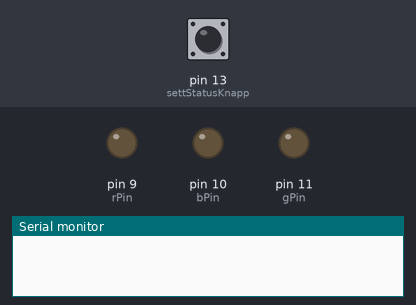
This sketch was run on a simulated Arduino Uno, built with avr-gcc and run on an emulated ATmega328P. Shown: output pins drawn as LEDs (lit = HIGH), the last lines printed to the serial monitor. Inputs (shaded band) come from the test bench; at power-on: pin 13 (settStatusKnapp) HIGH.

Above: at 1.2 s.
1.3 s: pin 13 (settStatusKnapp) pulled LOW for 0.15 s
At 2.5 s:
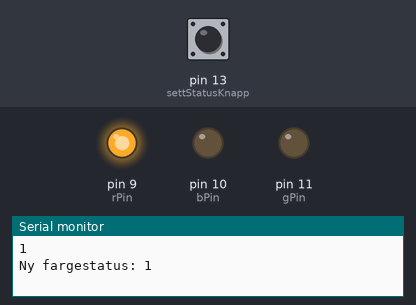
2.9 s: pin 13 (settStatusKnapp) pulled LOW for 1 s
At 3.7 s:
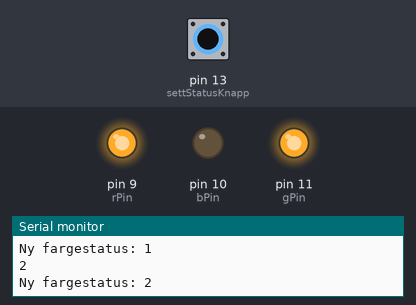
5.4 s: pin 13 (settStatusKnapp) pulled LOW for 0.15 s
At 6.6 s:
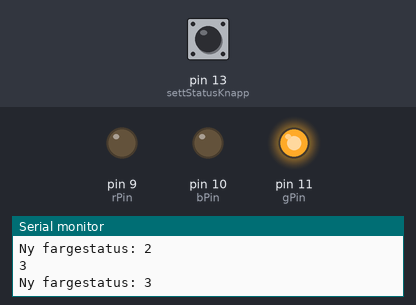
7.0 s: pin 13 (settStatusKnapp) pulled LOW for 3.2 s
At 8.1 s:
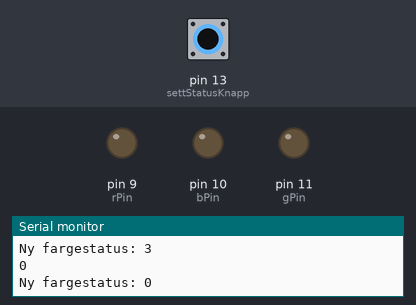
Timing chart, 0 to 10.0 s (numbered marks = the images above; inputs shaded):
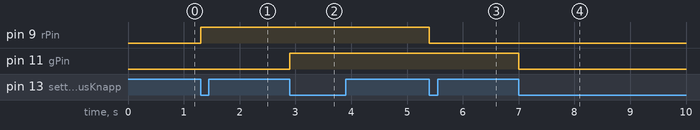

The sketch:

Statussetter.ino
```cpp
#include <ezButton.h>

ezButton settStatusKnapp(13);

const int rPin = 9;
const int gPin = 11;
const int bPin = 10;

int fargeStatus = 0;

void setup() {
  Serial.begin(9600);
  pinMode(rPin, OUTPUT);
  pinMode(gPin, OUTPUT);
  pinMode(bPin, OUTPUT);
}

void loop() {
  settStatusKnapp.loop();
  if (settStatusKnapp.isPressed()) {
    settFarge();
  }
}

void settFarge() {
  fargeStatus++;
  if (fargeStatus > 3) {
    fargeStatus = 0;
  }
  Serial.println(fargeStatus);
    switch (fargeStatus) {
    case 0:
    visFarge(LOW, LOW, LOW); // lyser ikke
    break;
    case 1:
    visFarge(HIGH, LOW, LOW); // rød
    break;
    case 2:
    visFarge(HIGH, HIGH, LOW); // gul
    break;
    case 3:
    visFarge(LOW, HIGH, LOW); // grønn
    break;
    }
  Serial.print("Ny fargestatus: ");
  Serial.println(fargeStatus);
}


  void visFarge(int rVerdi, int gVerdi, int bVerdi) {
  digitalWrite(rPin, rVerdi);
  digitalWrite(gPin, gVerdi);
  digitalWrite(bPin, bVerdi);
  }
```

Measured:
- after the input at 1.3 s, pin 9 (rPin): LOW → HIGH at once
- after the input at 2.9 s, pin 11 (gPin): LOW → HIGH at once
- after the input at 5.4 s, pin 9 (rPin): HIGH → LOW at once
- after the input at 7.0 s, pin 11 (gPin): HIGH → LOW at once
